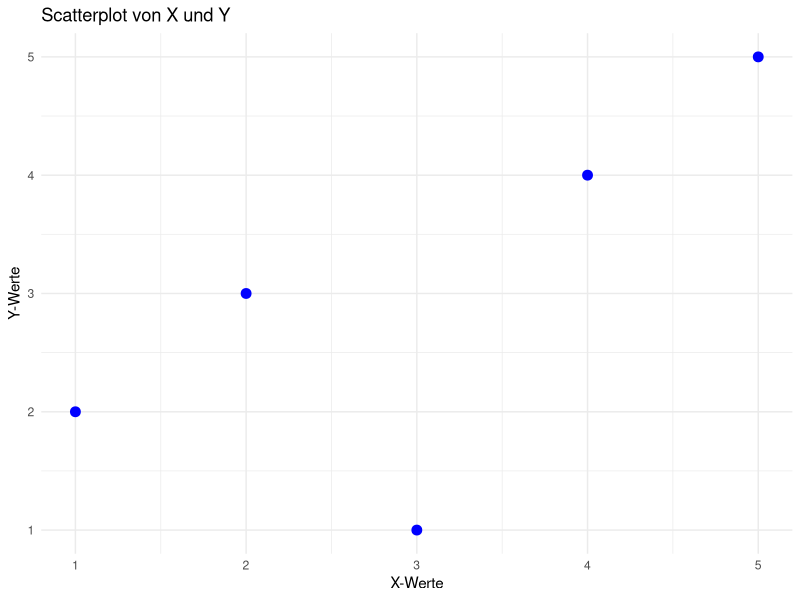

Reproduce this figure in R.

if (!require(ggplot2)) install.packages("ggplot2")
if (!require(dplyr)) install.packages("dplyr")

library(ggplot2)
library(dplyr)

data <- tryCatch({
  read.csv("data.csv")
}, error = function(e) {
  stop("Fehler beim Lesen der CSV-Datei: Stellen Sie sicher, dass die Datei 'data.csv' im richtigen Verzeichnis ist.")
})

if (!all(c("x", "y") %in% colnames(data))) {
  stop("Fehlende Spalten: Stellen Sie sicher, dass die CSV-Datei die Spalten 'x' und 'y' enthält.")
}

print(head(data))

plot <- ggplot(data, aes(x = x, y = y)) +
  geom_point(color = "blue", size = 3) +
  labs(title = "Scatterplot von X und Y", x = "X-Werte", y = "Y-Werte") +
  theme_minimal()

tryCatch({
  ggsave("scatterplot.png", plot)
  cat("Plot erfolgreich als 'scatterplot.png' gespeichert\n")
}, error = function(e) {
  stop("Fehler beim Speichern des Plots: ", e$message)
})